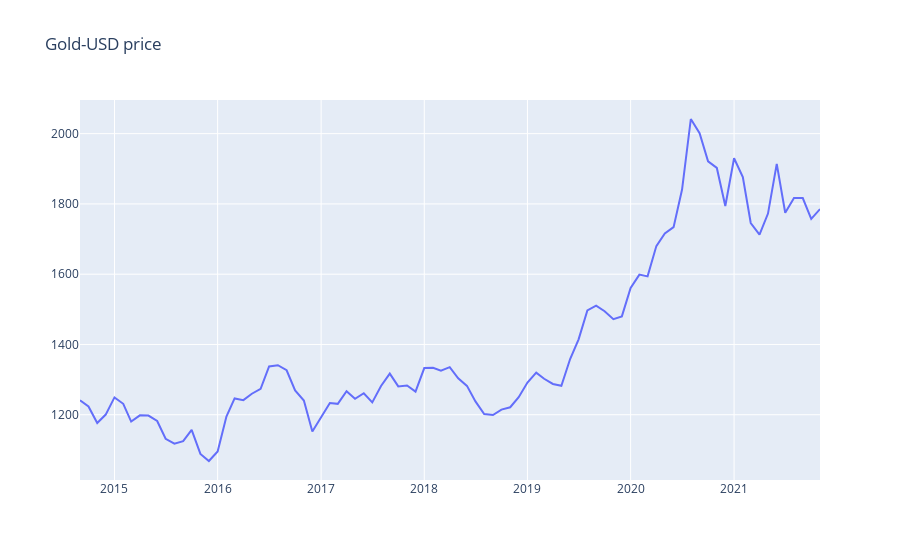

Notebook cell for this chart:
### Code cell
draw_line_plotly(monthly_data, 'date', 'gold_usd', 'Gold-USD price')
